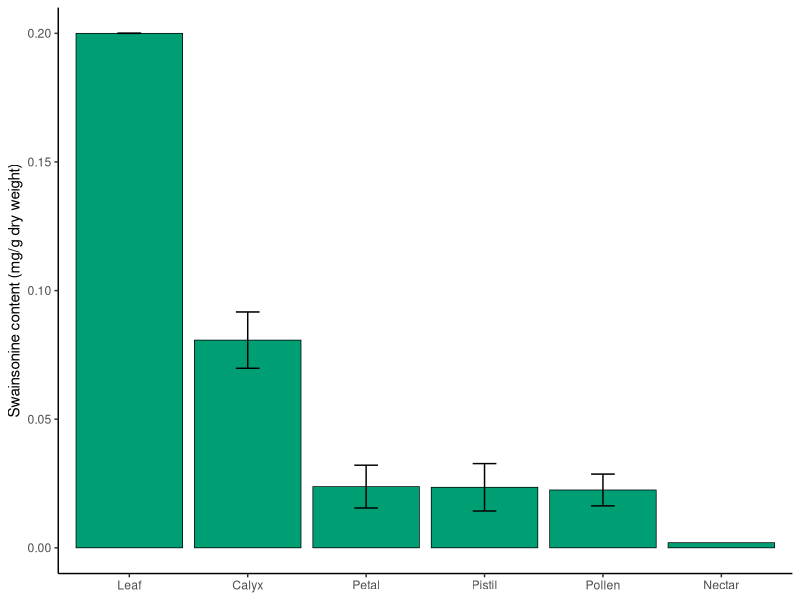
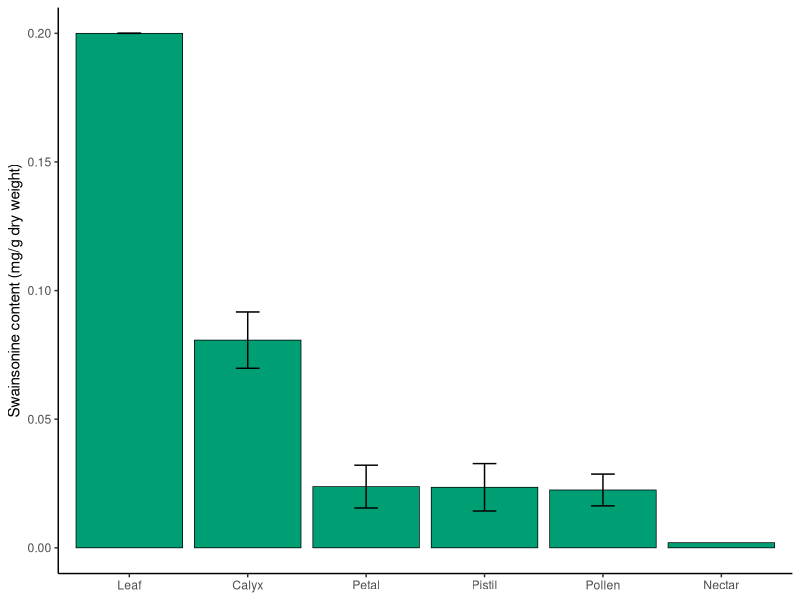

The R script that drew these images, in order:
library(dplyr)
library(ggplot2)

df <- data.frame(
  flower_part = c("Leaf", "Calyx", "Petal", "Pistil", "Pollen", "Nectar"),
  swainsonine = c(0.2, 0.0807461, 0.02380279, 0.02353042, 0.02248456, 0.002),
  SE          = c(0.0000008, 0.010938, 0.00832, 0.009213, 0.00617, NA)
)

df$flower_part <- factor(df$flower_part, 
                         levels = c("Leaf", "Calyx", "Petal", 
                                    "Pistil", "Pollen", "Nectar"))

bar_colors <- colorRampPalette(c("#009E73", "#009E73"))(6)

swa_cont <-
df %>%
  ggplot(aes(x = flower_part, y = swainsonine, fill = flower_part)) +
  geom_bar(stat = "identity", color = "black", linewidth = 0.25) +
  geom_errorbar(aes(ymin = swainsonine - SE, ymax = swainsonine + SE), 
                width = 0.2) +
  scale_fill_manual(values = setNames(bar_colors, levels(df$flower_part))) +
  theme_classic() +
  theme(
    panel.grid = element_blank(),
    axis.line.x = element_line(),
    axis.line.y = element_line(),
    legend.position = "none"
  ) +
  labs(x = NULL,
       y = "Swainsonine content (mg/g dry weight)")
swa_cont

ggsave("figures/Fig4_swa_cont.png", swa_cont,
       width = 6, height = 5, dpi = 300)
